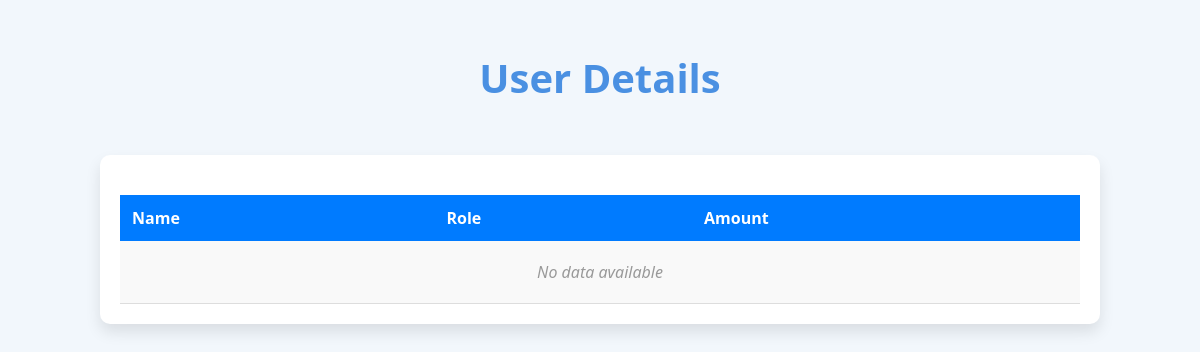
Page /admin_pay/ on the earlier database version.
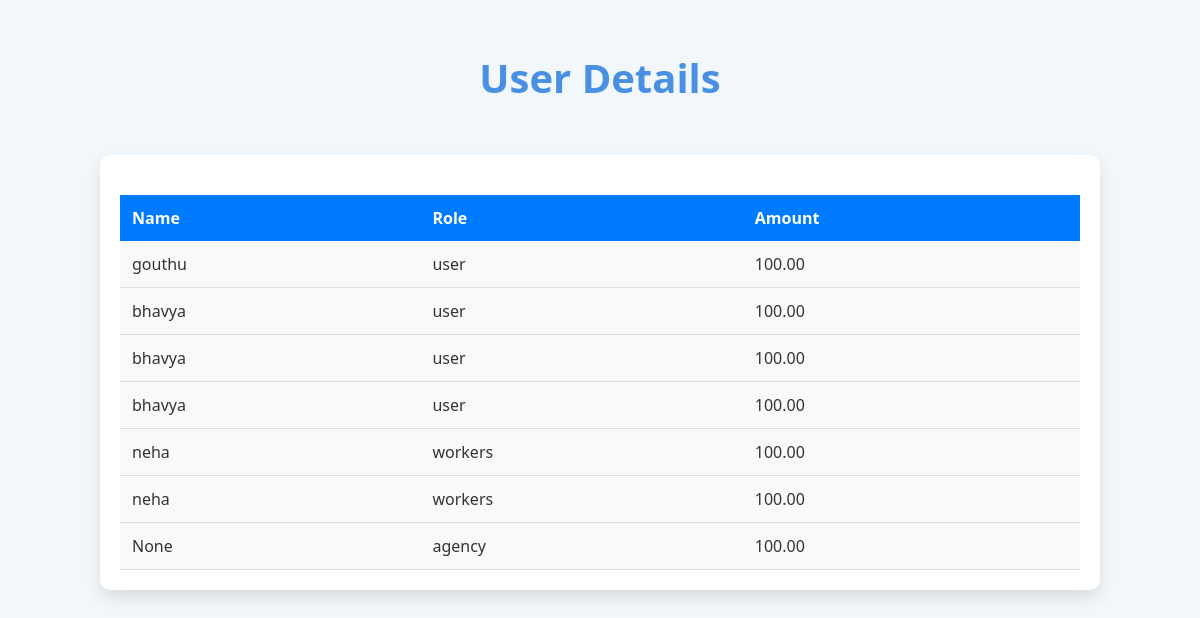
Same page on the later database version.
### Bengali/models.py (models this page shows, shortened)
class Payment(models.Model):
    PAYMENT_METHODS = [
        ('credit_card', 'Credit Card'),
        ('paypal', 'PayPal'),
        ('bank_transfer', 'Bank Transfer'),
    ]
    user = models.ForeignKey(Profile, on_delete=models.CASCADE, related_name='payments',null=True,blank=True)
    payment_method = models.CharField(max_length=20, choices=PAYMENT_METHODS)
    card_number = models.CharField(max_length=16, blank=True, null=True)
    amount = models.DecimalField(max_digits=10, decimal_places=2)
    created_at = models.DateTimeField(auto_now_add=True)

class Profile(AbstractUser):
    USERNAME_FIELD='email'
    REQUIRED_FIELDS=[]
    objects = CustomUserManager()
    username = models.CharField(max_length=150, blank=True, null=True)
    first_name = models.CharField(max_length=150, blank=True, null=True)
    last_name= models.CharField(max_length=150, blank=True, null=True)
    role = models.CharField(max_length=15,choices=RoleChoices.choices)
    email=models.EmailField(unique=True)
    phone=models.CharField(max_length=15, blank=True, null=True)
    age=models.IntegerField(blank=True, null=True)
    worker_approved=models.BooleanField(blank=True, null=True)
    groups = models.ManyToManyField(
        Group,
            related_name="profile_groups",  # Set unique related_name
            blank=True
        )
    user_permissions = models.ManyToManyField(
            Permission,
            related_name="profile_permissions",  # Set unique related_name
            blank=True
        )

### Bengali/views.py (the view)
# urls.py: path('admin_pay/', views.admin_pay, name='admin_pay'),
def admin_pay(request):
    payments=Payment.objects.all()
    return render(request, "admin_pay.html",{'payments':payments})

### templates/admin_pay.html (shortened to what this page needs)
<!DOCTYPE html>
<html lang="en">
<head>
</head>
<body>
    <h1>User Details</h1>
    <div class="container">
        <table>
            <tr>
                <th>Name</th>
                <th>Role</th>
                <th>Amount</th>
            </tr>
            {% for detail in payments %}
            <tr>
                <td>{{ detail.user.first_name }}</td>
                <td>{{ detail.user.role }}</td>
                <td>{{ detail.amount }}</td>
            </tr>
            {% empty %}
            <tr>
                <td colspan="3" class="no-data">No data available</td>
            </tr>
            {% endfor %}
        </table>
    </div>
</body>
</html>

Differences in the rows shown:
added Payment: user.first_name "gouthu", user.role "user", amount "100.00"
added Payment: user.first_name "bhavya", user.role "user", amount "100.00"
added Payment: user.first_name "bhavya", user.role "user", amount "100.00"
added Payment: user.first_name "bhavya", user.role "user", amount "100.00"
added Payment: user.first_name "neha", user.role "workers", amount "100.00"
added Payment: user.first_name "neha", user.role "workers", amount "100.00"
added Payment: user.first_name "None", user.role "agency", amount "100.00"
Other differences:
text no longer shown: "No data available"
